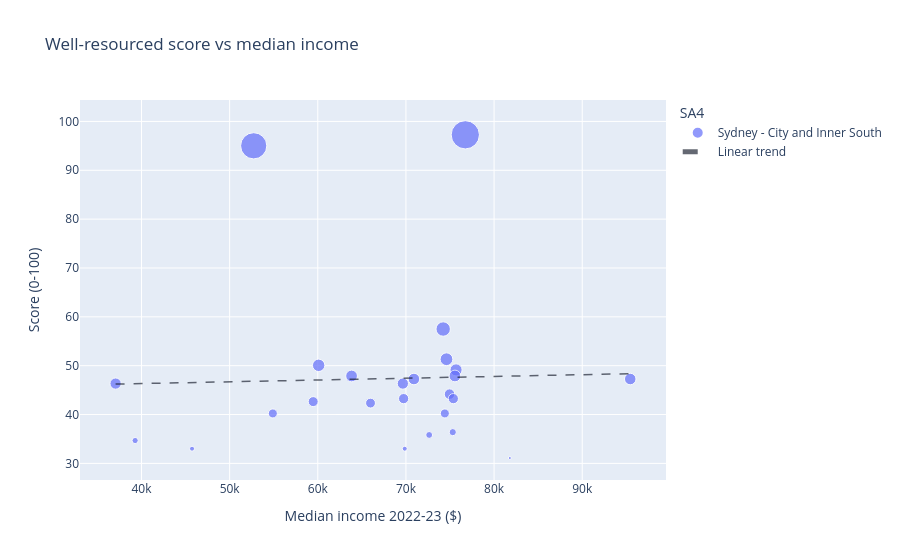

The notebook cell this image was saved under:
### Markdown cell above
### Score and Median Income

This scatter plot shows the relationship between median income and well-resourced score. The x-axis is `median_income_2022_23`, the y-axis is `score_100`, the point size shows POI count, and the colour shows SA4.

The plot does not show a clear increase in score as income increases. Pearson correlation is 0.0814 with a p-value of 0.7054. Spearman correlation is 0.3065 with a p-value of 0.1452. Both p-values are above 0.05, so the relationship between median income and score is not statistically significant in this SA4 sample.

Sydenham - Tempe - St Peters and Millers Point have much higher scores than other SA2s at ordinary or similar income levels. Based on the POI type checks above, this is more likely caused by dense Roadside Emergency Telephone and Wharf records than by income itself.

### Code cell
build_score_income_scatter(score_income).show() # Plotly scatter of score_100 against median_income_2022_23

### Figure 1 — Plotly figure (JSON) as saved in the notebook; plotly's stock layout.template omitted (floating-point values rounded to 4 significant figures)
{"data": [{"hovertemplate": "<b>%{hovertext}</b><br><br>SA4=Sydney - City and Inner South<br>Median income 2022-23 ($)=%{x}<br>Score (0-100)=%{y}<br>POI count=%{marker.size}<extra></extra>", "hovertext": ["Banksmeadow", "Botany", "Camperdown - Darlington", "Chippendale", "Darlinghurst", "Eastlakes", "Erskineville - Alexandria", "Glebe - Forest Lodge", "Marrickville - North", "Marrickville - South", "Mascot", "Newtown (NSW)", "Pagewood - Hillsdale - Daceyville", "Petersham - Stanmore", "Potts Point - Woolloomooloo", "Pyrmont", "Redfern", "Rosebery - Beaconsfield", "Surry Hills", "Sydenham - Tempe - St Peters", "Sydney (North) - Millers Point", "Sydney (South) - Haymarket", "Ultimo", "Waterloo", "Zetland"], "legendgroup": "Sydney - City and Inner South", "marker": {"color": "#636efa", "size": [4, 36, 61, 11, 49, 36, 59, 59, 46, 56, 44, 92, 68, 65, 72, 43, 46, 23, 61, 354, 304, 56, 17, 21, 11], "sizemode": "area", "sizeref": 0.885, "symbol": "circle"}, "mode": "markers", "name": "Sydney - City and Inner South", "orientation": "v", "showlegend": true, "type": "scatter", "x": [81791, 74415, 63833, 45733, 74948, 54901, 95449, 70906, 75377, 69649, 59480, 74226, 60099, 75687, 74599, 65981, 69738, 75313, 75558, 76736, 52730, 37060, 39277, 72635, 69866], "xaxis": "x", "y": [31.1, 40.22, 47.89, 33.0, 44.18, 40.22, 47.27, 47.27, 43.26, 46.34, 42.64, 57.5, 50.07, 49.14, 51.32, 42.34, 43.26, 36.39, 47.89, 97.26, 95.01, 46.34, 34.68, 35.82, 33.0], "yaxis": "y"}, {"line": {"color": "rgba(17, 24, 39, 0.65)", "dash": "dash", "width": 1.5}, "mode": "lines", "name": "Linear trend", "type": "scatter", "x": [37060.0, 37650.0, 38240.0, 38830.0, 39420.0, 40010.0, 40600.0, 41190.0, 41780.0, 42370.0, 42960.0, 43550.0, 44140.0, 44730.0, 45320.0, 45910.0, 46500.0, 47090.0, 47680.0, 48270.0, 48860.0, 49450.0, 50040.0, 50630.0, 51210.0, 51800.0, 52390.0, 52980.0, 53570.0, 54160.0, 54750.0, 55340.0, 55930.0, 56520.0, 57110.0, 57700.0, 58290.0, 58880.0, 59470.0, 60060.0, 60650.0, 61240.0, 61830.0, 62420.0, 63010.0, 63600.0, 64190.0, 64780.0, 65370.0, 65960.0, 66550.0, 67140.0, 67730.0, 68320.0, 68910.0, 69500.0, 70090.0, 70680.0, 71270.0, 71860.0, 72450.0, 73040.0, 73630.0, 74220.0, 74810.0, 75400.0, 75990.0, 76580.0, 77170.0, 77760.0, 78350.0, 78930.0, 79520.0, 80110.0, 80700.0, 81290.0, 81880.0, 82470.0, 83060.0, 83650.0, 84240.0, 84830.0, 85420.0, 86010.0, 86600.0, 87190.0, 87780.0, 88370.0, 88960.0, 89550.0, 90140.0, 90730.0, 91320.0, 91910.0, 92500.0, 93090.0, 93680.0, 94270.0, 94860.0, 95450.0], "y": [46.23, 46.25, 46.27, 46.29, 46.32, 46.34, 46.36, 46.38, 46.4, 46.42, 46.44, 46.47, 46.49, 46.51, 46.53, 46.55, 46.57, 46.6, 46.62, 46.64, 46.66, 46.68, 46.7, 46.72, 46.75, 46.77, 46.79, 46.81, 46.83, 46.85, 46.87, 46.9, 46.92, 46.94, 46.96, 46.98, 47.0, 47.03, 47.05, 47.07, 47.09, 47.11, 47.13, 47.15, 47.18, 47.2, 47.22, 47.24, 47.26, 47.28, 47.3, 47.33, 47.35, 47.37, 47.39, 47.41, 47.43, 47.46, 47.48, 47.5, 47.52, 47.54, 47.56, 47.58, 47.61, 47.63, 47.65, 47.67, 47.69, 47.71, 47.73, 47.76, 47.78, 47.8, 47.82, 47.84, 47.86, 47.89, 47.91, 47.93, 47.95, 47.97, 47.99, 48.01, 48.04, 48.06, 48.08, 48.1, 48.12, 48.14, 48.16, 48.19, 48.21, 48.23, 48.25, 48.27, 48.29, 48.32, 48.34, 48.36]}], "layout": {"legend": {"itemsizing": "constant", "title": {"text": "SA4"}, "tracegroupgap": 0}, "title": {"text": "Well-resourced score vs median income"}, "xaxis": {"anchor": "y", "domain": [0, 1], "title": {"text": "Median income 2022-23 ($)"}}, "yaxis": {"anchor": "x", "domain": [0, 1], "title": {"text": "Score (0-100)"}}}}
